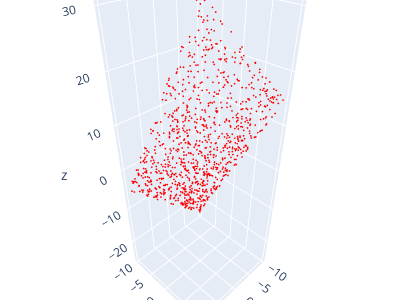

Source (notebook cell):
### Markdown cell above
**Exercício 01:** Uma nuvem de pontos que representa um plano:

### Code cell
import numpy as np
import open3d as o3d

# Equação do plano: ax + by + cz + d = 0
a, b, c, d = 1, 2, -1, 5  # Exemplo de plano qualquer
print(f"Gerando o plano {a}x + {b}y + {c}z + {d} = 0")

# Gerar pontos na nuvem
num_points = 1000
x = np.random.uniform(-10, 10, num_points)
y = np.random.uniform(-10, 10, num_points)
z = (-a * x - b * y - d) / c

# Criar array de pontos
points = np.column_stack((x, y, z))
print("XYZ:\n",points)

# Criar nuvem de pontos com Open3D
pcd = o3d.geometry.PointCloud()
pcd.points = o3d.utility.Vector3dVector(points)

# Visualizar a nuvem de pontos
o3d.visualization.draw_plotly([pcd], width=400, height=300)

### Figure 1 — Plotly figure (JSON) as saved in the notebook; plotly's stock layout.template omitted (floating-point values rounded to 4 significant figures; data arrays with more than 128 entries replaced by an {"elided": "..."} marker saying what was removed)
{"data": [{"marker": {"color": {"elided": "1000x3 float values"}, "size": 1}, "mode": "markers", "type": "scatter3d", "x": {"elided": "1000 float values"}, "y": {"elided": "1000 float values"}, "z": {"elided": "1000 float values"}}], "layout": {"height": 300, "margin": {"b": 0, "l": 0, "r": 0, "t": 0}, "scene": {"camera": {"center": {"x": 0, "y": 0, "z": 0}, "up": {"x": 0, "y": 0, "z": 1}}}, "showlegend": false, "width": 400}}
